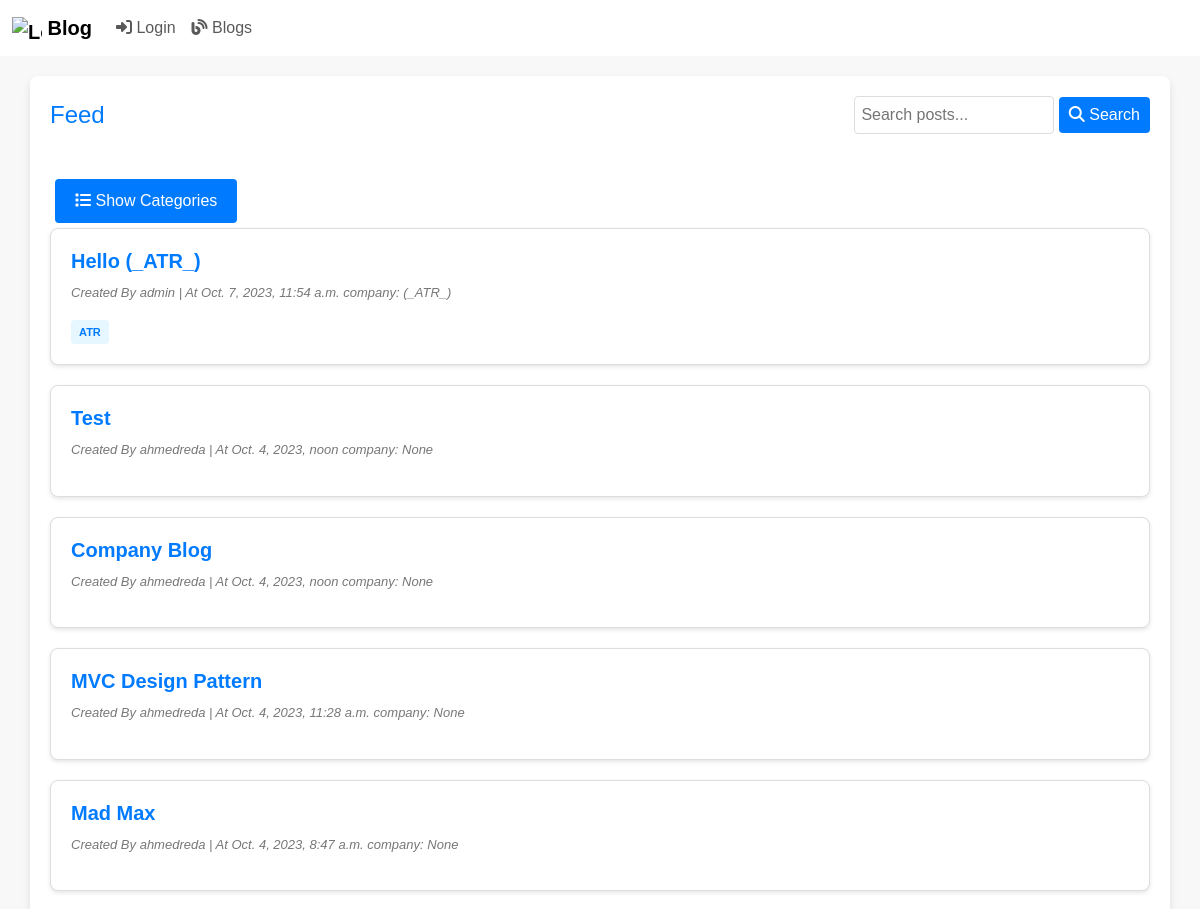
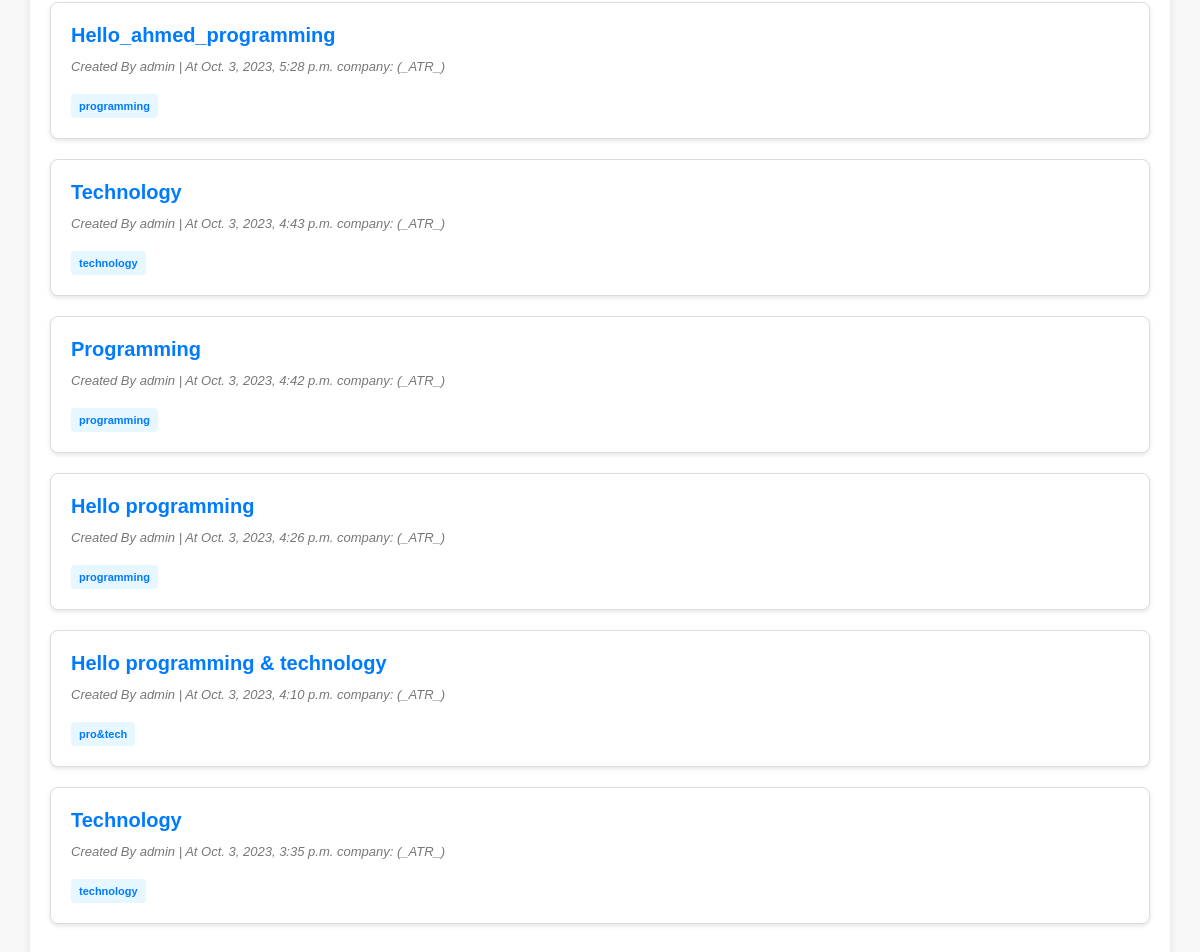
The page /blog/ on the database as committed earlier (2 pictures, top to bottom).
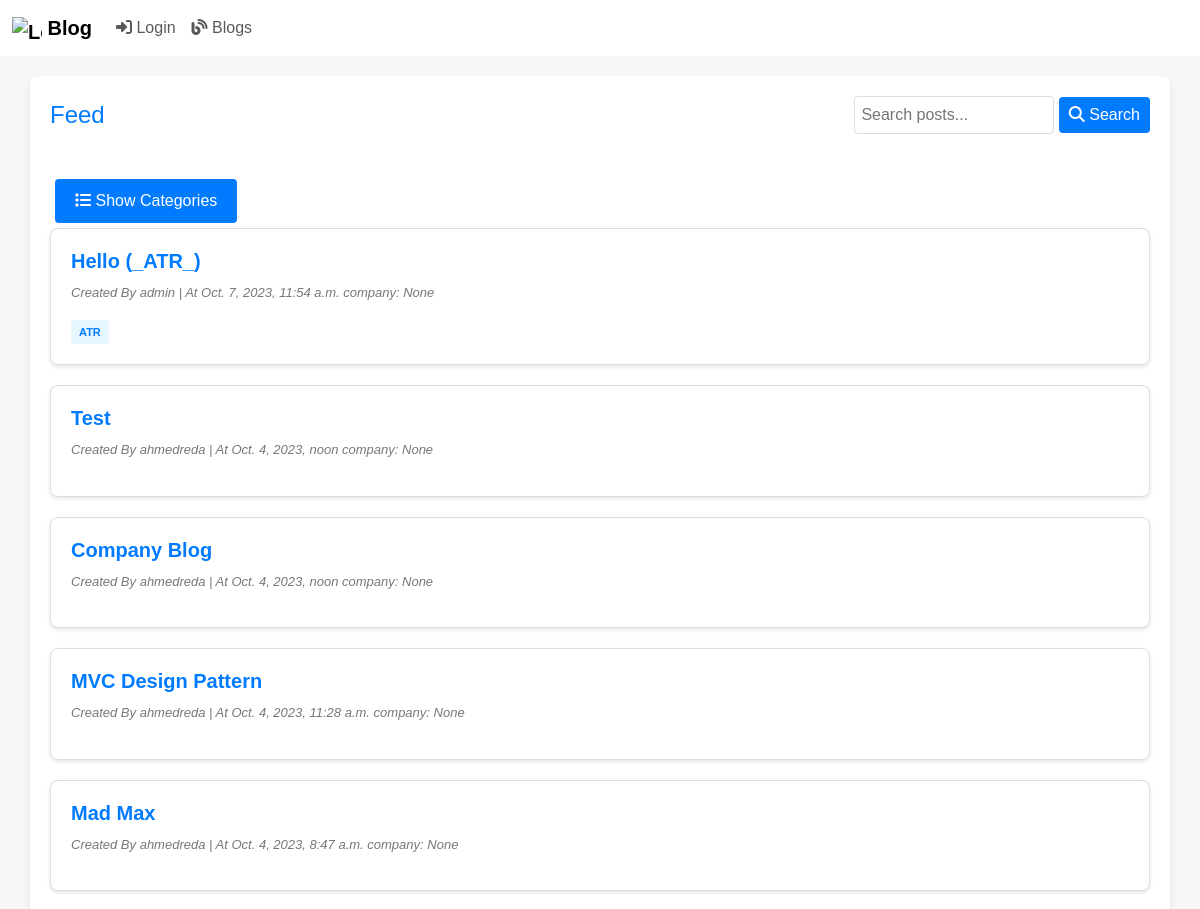
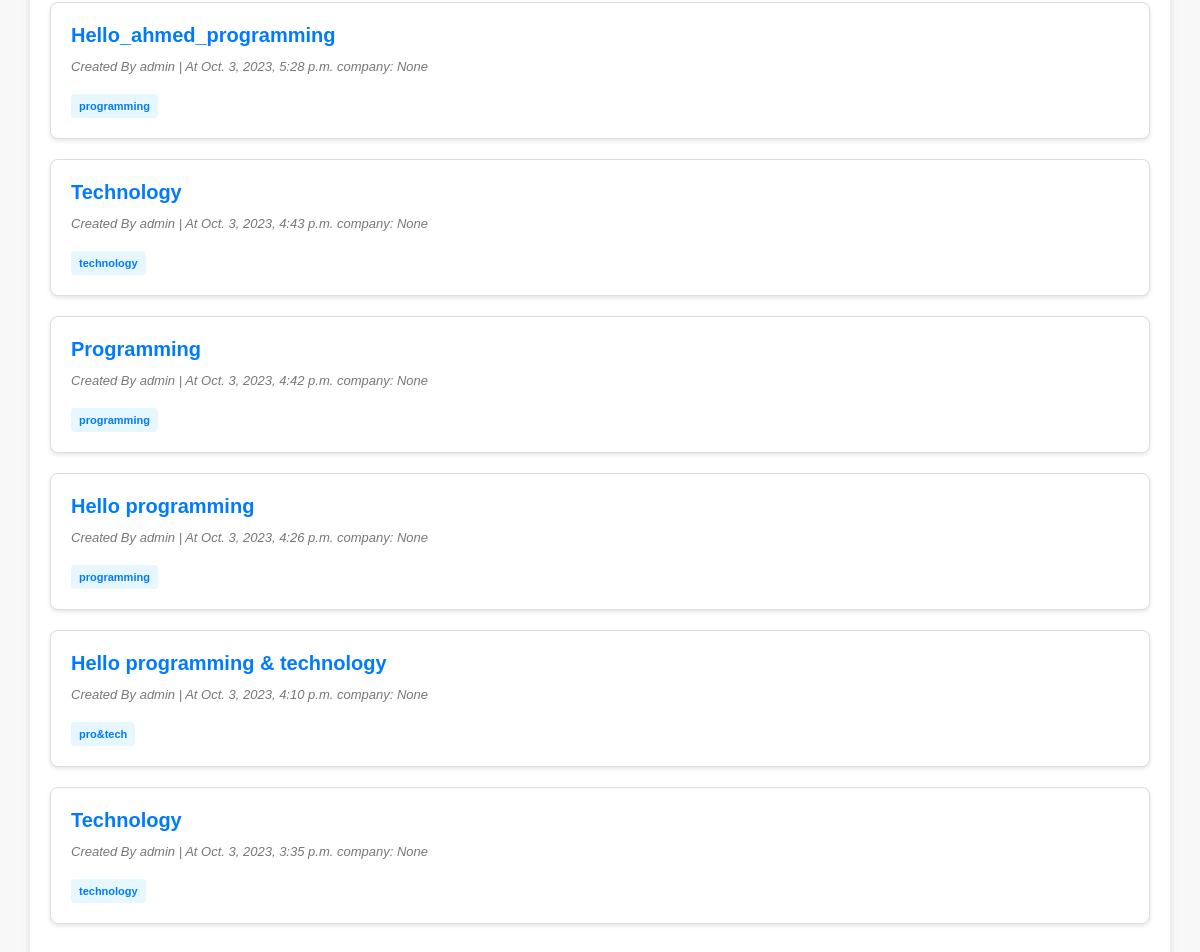
The same page on the database as committed later (2 pictures, top to bottom).
### myApp/models.py (models this page shows, shortened)
class Blog(models.Model):
  ID = models.BigAutoField(auto_created = True, primary_key=True, verbose_name="ID")
  title = models.CharField(max_length=200)
  content = models.TextField()
  author = models.ForeignKey(User, on_delete=models.CASCADE, blank=False)
  created_at = models.DateTimeField(auto_now_add=True, blank=True)
  updated_at = models.DateTimeField(auto_now=True)
  is_draft = models.BooleanField(default=True)
  publish_status = models.CharField(max_length=10, choices=[('draft', 'Draft'), ('published', 'Published')], default='draft')
  tags = models.ManyToManyField(Tag,related_name="tag_posts")
  categories = models.ManyToManyField(Category)
  company = models.ForeignKey(Company, on_delete=models.SET_NULL, blank=True, null=True)

class UserProfile(models.Model):
  user = models.OneToOneField(User, on_delete=models.CASCADE)
  company = models.ForeignKey(Company, on_delete=models.SET_NULL, blank=True, null=True)
  auth_level = models.CharField(max_length=10, null=True, choices=[('viewer', 'Viewer'), ('member', 'Member'), ('admin', 'Admin'), ('manager', 'Manager')], default="Member")
  groups = models.ForeignKey(Group, on_delete=models.SET_NULL, null=True, blank=True)
  photo = models.ImageField(upload_to='profile_photos/', blank=True, null=True)

class Company(models.Model):
  ID = models.BigAutoField(auto_created = True, primary_key=True, verbose_name="ID")
  name = models.CharField(max_length=30)
  manager = models.ForeignKey(User, on_delete=models.CASCADE, blank=False)
  location = models.CharField(max_length=100, null=True, blank=True)
  description = models.TextField(null=True, blank=True)
  def __str__(self):
    return self.name

### myApp/views.py (the view)
# urls.py: path("blog/", views.showBlogs, name="showBlogs"),
def showBlogs(request):
    query = request.GET.get('q')
    blogs = Blog.objects.filter(publish_status="published").order_by("-created_at")
    categories = Category.objects.all()
    if query:
        blogs = blogs.filter(Q(title__icontains=query) | Q(content__icontains=query))
    context = {"Blogs": blogs, "query": query,'categories': categories,}
    return render(request, "Blog/home.html", context)

### myApp/templates/Blog/home.html (shortened to what this page needs)
<!DOCTYPE html>
<html lang="en">
{% load static %} {% load crispy_forms_tags %}
<head>
    <link href="{% static 'css/bootstrap.css' %}" rel="stylesheet">
    <link href="{% static 'css/home.css' %}" rel="stylesheet">
    <link rel="stylesheet" href="https://cdnjs.cloudflare.com/ajax/libs/font-awesome/6.1.0/css/all.min.css">
</head>
<body>
    {% include "Blog/blogNavBar.html" %}
    <div class="container">
        <div class="header-search">
			<h1>Feed</h1>
			<form method="get" class="search-form">
				<input type="search" name="q" placeholder="Search posts..." {% if query %}value="{{ query }}"{% endif %}>
				<button type="submit"><i class="fas fa-search"></i> Search</button>
			</form>
		</div>
        <button class="toggle-button" onclick="toggleCategories()">
            <i class="fas fa-list"></i> Show Categories
        </button>
        {% for blog in Blogs %}
        <div class="blog-card">
            <h4><a href="{% url "blogPage" id=blog.ID %}" style="color: #007bff;">{{ blog.title|capfirst }}</a></h4>
            <div class="meta-info">
                <p class="meta-info">Created By {{ blog.author.username }} | At {{ blog.created_at }} company: {{ blog.author.userprofile.company }}</p>
            </div>
            <div class="tags">
                {% if blog.tags.all %}
                {% for tag in blog.tags.all %}
                <a href="{% url "tagposts" tag.pk %}" class="tag">{{ tag.tag_name }}</a>
                {% endfor %}
                {% endif %}
            </div>
        </div>
        {% endfor %}
    </div>
</body>
</html>

Rows that differ between the two databases and show on the page:
changed through a linked row, Blog "Hello (_ATR_)": author.userprofile.company "(_ATR_)" → "None"
changed through a linked row, Blog "Hello_ahmed_programming": author.userprofile.company "(_ATR_)" → "None"
changed through a linked row, Blog "Oct. 3, 2023, 4:43 p.m.": author.userprofile.company "(_ATR_)" → "None"
changed through a linked row, Blog "Programming": author.userprofile.company "(_ATR_)" → "None"
changed through a linked row, Blog "Hello programming": author.userprofile.company "(_ATR_)" → "None"
changed through a linked row, Blog "Hello programming & technology": author.userprofile.company "(_ATR_)" → "None"
changed through a linked row, Blog "Oct. 3, 2023, 3:35 p.m.": author.userprofile.company "(_ATR_)" → "None"
